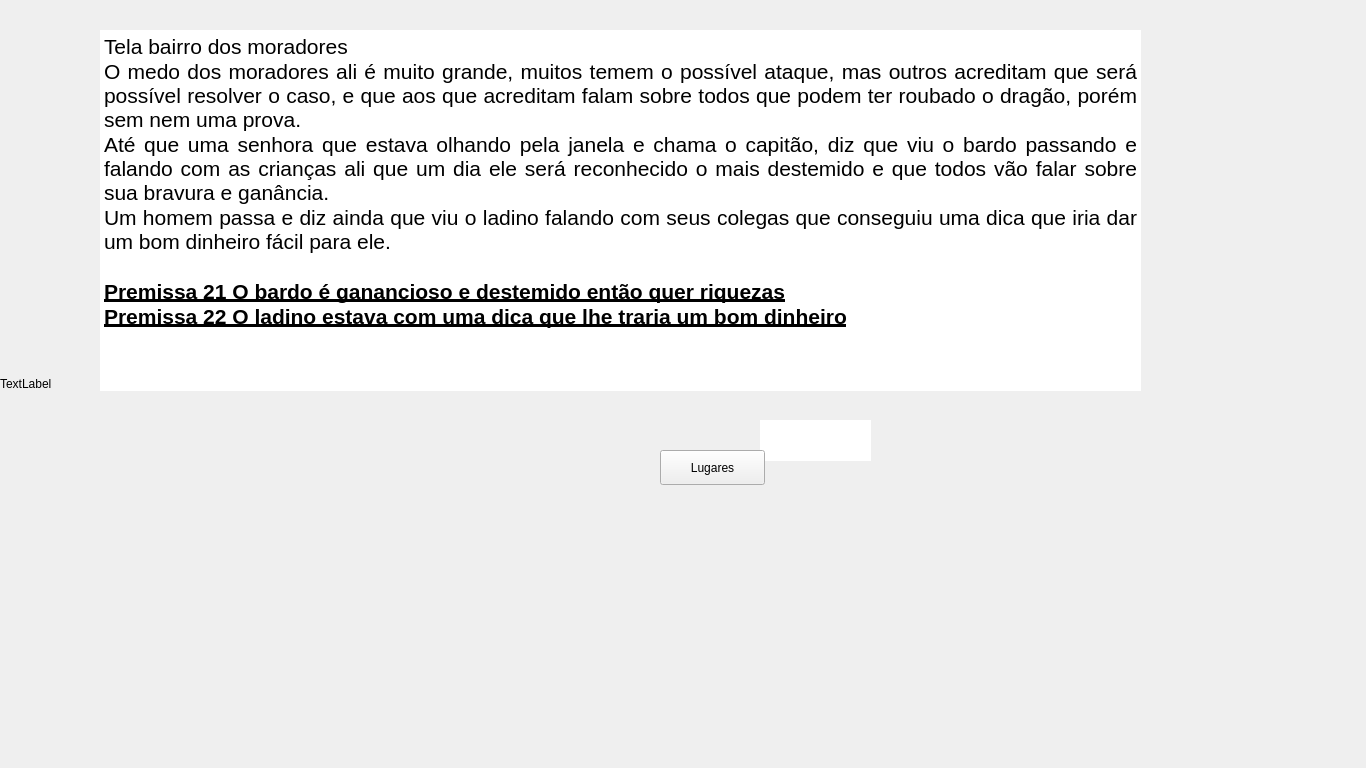
<?xml version="1.0" encoding="UTF-8"?>
<ui version="4.0">
 <class>ThirteenthWindow</class>
 <widget class="QMainWindow" name="ThirteenthWindow">
  <property name="geometry">
   <rect>
    <x>0</x>
    <y>0</y>
    <width>1366</width>
    <height>768</height>
   </rect>
  </property>
  <property name="maximumSize">
   <size>
    <width>1366</width>
    <height>768</height>
   </size>
  </property>
  <property name="windowTitle">
   <string>MainWindow</string>
  </property>
  <widget class="QWidget" name="centralwidget">
   <property name="maximumSize">
    <size>
     <width>1366</width>
     <height>768</height>
    </size>
   </property>
   <widget class="QLabel" name="label">
    <property name="geometry">
     <rect>
      <x>0</x>
      <y>0</y>
      <width>1366</width>
      <height>768</height>
     </rect>
    </property>
    <property name="maximumSize">
     <size>
      <width>1366</width>
      <height>768</height>
     </size>
    </property>
    <property name="text">
     <string>TextLabel</string>
    </property>
   </widget>
   <widget class="QTextBrowser" name="textSus">
    <property name="geometry">
     <rect>
      <x>760</x>
      <y>420</y>
      <width>111</width>
      <height>41</height>
     </rect>
    </property>
    <property name="autoFillBackground">
     <bool>false</bool>
    </property>
    <property name="frameShape">
     <enum>QFrame::NoFrame</enum>
    </property>
    <property name="html">
     <string>&lt;!DOCTYPE HTML PUBLIC &quot;-//W3C//DTD HTML 4.0//EN&quot; &quot;http://www.w3.org/TR/REC-html40/strict.dtd&quot;&gt;
&lt;html&gt;&lt;head&gt;&lt;meta name=&quot;qrichtext&quot; content=&quot;1&quot; /&gt;&lt;meta charset=&quot;utf-8&quot; /&gt;&lt;style type=&quot;text/css&quot;&gt;
p, li { white-space: pre-wrap; }
&lt;/style&gt;&lt;/head&gt;&lt;body style=&quot; font-family:'Segoe UI'; font-size:9pt; font-weight:400; font-style:normal;&quot;&gt;
&lt;p align=&quot;center&quot; style=&quot; margin-top:0px; margin-bottom:0px; margin-left:0px; margin-right:0px; -qt-block-indent:0; text-indent:0px;&quot;&gt;&lt;span style=&quot; font-size:14pt; font-weight:700; font-style:italic; color:#ffffff;&quot;&gt;Suspeitos&lt;/span&gt;&lt;/p&gt;&lt;/body&gt;&lt;/html&gt;</string>
    </property>
   </widget>
   <widget class="QPushButton" name="pushContinueButton">
    <property name="geometry">
     <rect>
      <x>660</x>
      <y>450</y>
      <width>105</width>
      <height>35</height>
     </rect>
    </property>
    <property name="text">
     <string>Lugares</string>
    </property>
   </widget>
   <widget class="QTextBrowser" name="textBrowser">
    <property name="geometry">
     <rect>
      <x>100</x>
      <y>30</y>
      <width>1041</width>
      <height>361</height>
     </rect>
    </property>
    <property name="frameShape">
     <enum>QFrame::NoFrame</enum>
    </property>
    <property name="html">
     <string>&lt;!DOCTYPE HTML PUBLIC &quot;-//W3C//DTD HTML 4.0//EN&quot; &quot;http://www.w3.org/TR/REC-html40/strict.dtd&quot;&gt;
&lt;html&gt;&lt;head&gt;&lt;meta name=&quot;qrichtext&quot; content=&quot;1&quot; /&gt;&lt;meta charset=&quot;utf-8&quot; /&gt;&lt;style type=&quot;text/css&quot;&gt;
p, li { white-space: pre-wrap; }
&lt;/style&gt;&lt;/head&gt;&lt;body style=&quot; font-family:'Segoe UI'; font-size:9pt; font-weight:400; font-style:normal;&quot;&gt;
&lt;p align=&quot;justify&quot; style=&quot; margin-top:0px; margin-bottom:0px; margin-left:0px; margin-right:0px; -qt-block-indent:0; text-indent:0px;&quot;&gt;&lt;span style=&quot; font-size:16pt;&quot;&gt;Tela bairro dos moradores&lt;/span&gt;&lt;/p&gt;
&lt;p align=&quot;justify&quot; style=&quot; margin-top:0px; margin-bottom:0px; margin-left:0px; margin-right:0px; -qt-block-indent:0; text-indent:0px;&quot;&gt;&lt;span style=&quot; font-size:16pt;&quot;&gt;O medo dos moradores ali é muito grande, muitos temem o possível ataque, mas outros acreditam que será possível resolver o caso, e que aos que acreditam falam sobre todos que podem ter roubado o dragão, porém sem nem uma prova. &lt;/span&gt;&lt;/p&gt;
&lt;p align=&quot;justify&quot; style=&quot; margin-top:0px; margin-bottom:0px; margin-left:0px; margin-right:0px; -qt-block-indent:0; text-indent:0px;&quot;&gt;&lt;span style=&quot; font-size:16pt;&quot;&gt;Até que uma senhora que estava olhando pela janela e chama o capitão, diz que viu o bardo passando e falando com as crianças ali que um dia ele será reconhecido o mais destemido e que todos vão falar sobre sua bravura e ganância.&lt;/span&gt;&lt;/p&gt;
&lt;p align=&quot;justify&quot; style=&quot; margin-top:0px; margin-bottom:0px; margin-left:0px; margin-right:0px; -qt-block-indent:0; text-indent:0px;&quot;&gt;&lt;span style=&quot; font-size:16pt;&quot;&gt;Um homem passa e diz ainda que viu o ladino falando com seus colegas que conseguiu uma dica que iria dar um bom dinheiro fácil para ele.&lt;/span&gt;&lt;/p&gt;
&lt;p align=&quot;justify&quot; style=&quot;-qt-paragraph-type:empty; margin-top:0px; margin-bottom:0px; margin-left:0px; margin-right:0px; -qt-block-indent:0; text-indent:0px; font-size:16pt;&quot;&gt;&lt;br /&gt;&lt;/p&gt;
&lt;p align=&quot;justify&quot; style=&quot; margin-top:0px; margin-bottom:0px; margin-left:0px; margin-right:0px; -qt-block-indent:0; text-indent:0px;&quot;&gt;&lt;span style=&quot; font-size:16pt; font-weight:700; text-decoration: underline;&quot;&gt;Premissa 21 O bardo é ganancioso e destemido então quer riquezas&lt;/span&gt;&lt;/p&gt;
&lt;p align=&quot;justify&quot; style=&quot; margin-top:0px; margin-bottom:0px; margin-left:0px; margin-right:0px; -qt-block-indent:0; text-indent:0px;&quot;&gt;&lt;span style=&quot; font-size:16pt; font-weight:700; text-decoration: underline;&quot;&gt;Premissa 22 O ladino estava com uma dica que lhe traria um bom dinheiro&lt;/span&gt;&lt;/p&gt;&lt;/body&gt;&lt;/html&gt;</string>
    </property>
   </widget>
  </widget>
 </widget>
 <resources/>
 <connections/>
</ui>
